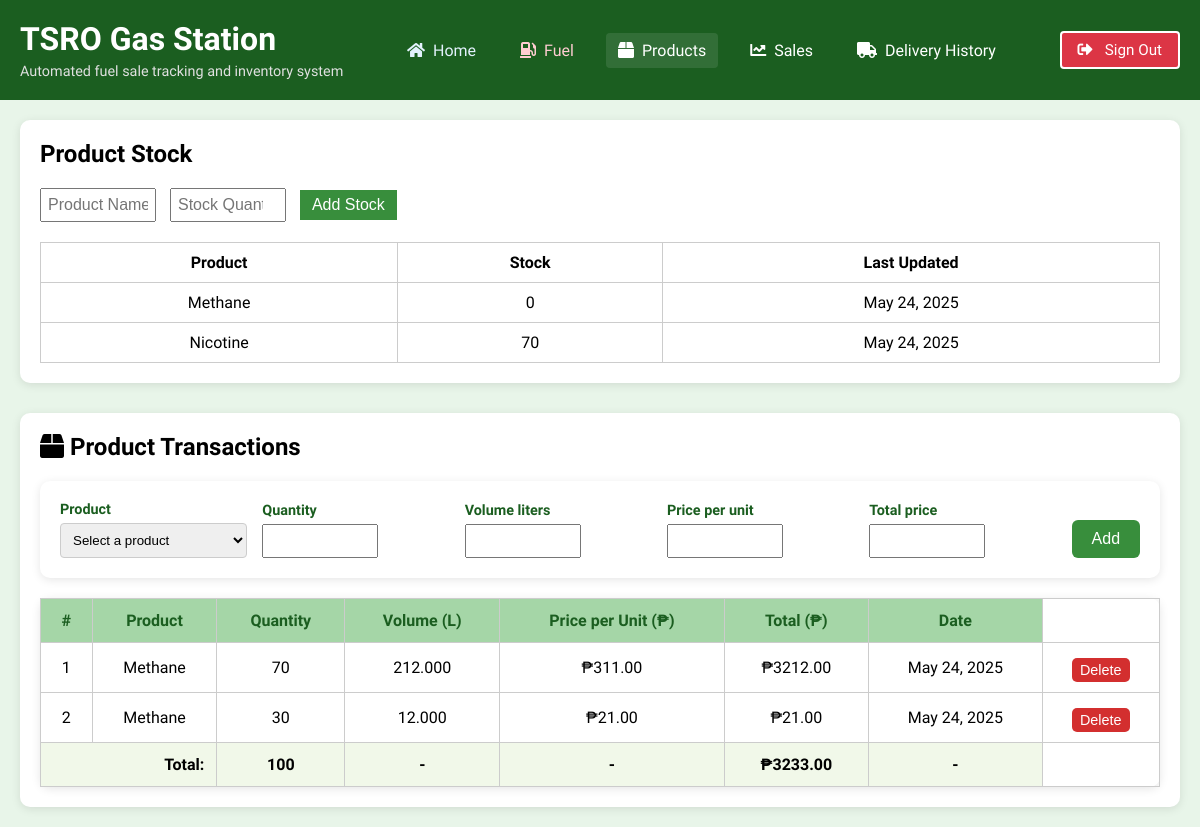
/page5/ (signed in), run on the app's committed database.
### members/models.py (models this page shows, shortened)
class ProductStock(models.Model):
    name = models.CharField(max_length=100)
    quantity = models.IntegerField(default=0)
    created_at = models.DateTimeField(auto_now_add=True)
    updated_at = models.DateTimeField(auto_now=True)
    class Meta:
        ordering = ['name']

class ProductTransaction(models.Model):
    name = models.CharField(max_length=100)
    quantity = models.PositiveIntegerField()
    volume_liters = models.DecimalField(max_digits=10, decimal_places=3)
    price_per_unit = models.DecimalField(max_digits=10, decimal_places=2)
    total_price = models.DecimalField(max_digits=10, decimal_places=2)
    created_at = models.DateTimeField(auto_now_add=True)

### members/views.py (the view)
# urls.py: path('page5/', views.product_view, name='webpage5'),
@login_required(login_url='login')
def product_view(request):
    if request.method == 'POST':
        form = ProductTransactionForm(request.POST)
        if form.is_valid():
            product_name = form.cleaned_data['name']
            quantity = form.cleaned_data['quantity']
            try:
                stock = ProductStock.objects.get(name=product_name)
                if stock.quantity >= quantity:
                    transaction = form.save()
                    stock.quantity -= quantity
                    stock.save()
                    messages.success(request, 'Transaction added successfully!')
                else:
                    messages.error(request, f'Not enough stock available. Only {stock.quantity} units left.')
            except ProductStock.DoesNotExist:
                messages.error(request, 'Product not found in stock.')
    else:
        form = ProductTransactionForm()
    transactions = ProductTransaction.objects.all().order_by('-created_at')
    stock_items = ProductStock.objects.all()
    total_quantity = sum(t.quantity for t in transactions)
    total_amount = sum(t.total_price for t in transactions)
    context = {
        'form': form,
        'transactions': transactions,
        'stock_items': stock_items,
        'total_quantity': total_quantity,
        'total_amount': total_amount,
    }
    return render(request, "product.html", context)

### members/forms.py
class ProductTransactionForm(forms.ModelForm):
    class Meta:
        model = ProductTransaction
        fields = ['name', 'quantity', 'volume_liters', 'price_per_unit', 'total_price']

### members/templates/product.html (shortened to what this page needs)
<!DOCTYPE html>
<html lang="en">
<head>
  <link href="https://cdnjs.cloudflare.com/ajax/libs/font-awesome/5.15.4/css/all.min.css" rel="stylesheet" />
</head>
<body>
  <nav>
    <div class="site-title">
      <a href="">
        <h1>TSRO Gas Station</h1>
      </a>
      <p>Automated fuel sale tracking and inventory system</p>
    </div>
    <ul>
      <li><a href="{% url 'webpage2' %}" class="home"><i class="fas fa-home"></i> Home</a></li>
      <li><a href="{% url 'webpage3' %}" class="fuel"><i class="fas fa-gas-pump"></i> Fuel</a></li>
      <li><a href="{% url 'webpage5' %}" class="activelink products"><i class="fas fa-box"></i> Products</a></li>
      <li><a href="{% url 'webpage6' %}" class="sales"><i class="fas fa-chart-line"></i> Sales</a></li>
      <li><a href="{% url 'webpage4' %}" class="history"><i class="fas fa-truck"></i> Delivery History</a></li>
    </ul>
    <a href="{% url 'webpage1' %}" class="signout-btn">
      <i class="fas fa-sign-out-alt"></i> Sign Out
    </a>
  </nav>
  <div class="container">
    <div class="product-section" style="margin-bottom: 30px;">
      <h2>Product Stock</h2>
      <form method="POST" action="{% url 'add_product_stock' %}" class="add-product-form">
        <input type="text" name="name" placeholder="Product Name" required>
        <input type="number" name="quantity" placeholder="Stock Quantity" required>
        <button type="submit">Add Stock</button>
      </form>
      <table>
        <thead>
          <tr>
            <th>Product</th>
            <th>Stock</th>
            <th>Last Updated</th>
          </tr>
        </thead>
        <tbody>
          {% for item in stock_items %}
          <tr>
            <td>{{ item.name }}</td>
            <td>{{ item.quantity }}</td>
            <td>{{ item.updated_at|date:"F d, Y" }}</td>
          </tr>
          {% empty %}
          <tr>
            <td colspan="3" style="text-align: center;">No products in stock</td>
          </tr>
          {% endfor %}
        </tbody>
      </table>
    </div>
    <div class="product-section">
      <h2><i class="fas fa-box"></i> Product Transactions</h2>
      <form method="POST" class="add-product-form"
        style="display: flex; flex-wrap: wrap; gap: 15px; margin-bottom: 20px; align-items: flex-end; background: #fff; padding: 20px; border-radius: 10px; box-shadow: 0 2px 10px rgba(0,0,0,0.1);">
        <div style="display: flex; flex-direction: column; min-width: 150px; flex: 1;">
          <label style="font-weight: 600; margin-bottom: 5px; color: #1b5e20;">Product</label>
          <select name="name" required style="padding: 8px; border: 1px solid #ccc; border-radius: 4px;">
            <option value="">Select a product</option>
          </select>
        </div>
        {% for field in form %}
          {% if field.name != 'name' %}
          <div style="display: flex; flex-direction: column; min-width: 150px; flex: 1;">
            <label style="font-weight: 600; margin-bottom: 5px; color: #1b5e20;">{{ field.label }}</label>
            {{ field }}
          </div>
          {% endif %}
        {% endfor %}
        <button type="submit"
          style="background-color: #388e3c; color: white; border: none; padding: 10px 20px; border-radius: 6px; font-size: 1rem; cursor: pointer; flex-shrink: 0;">Add</button>
      </form>
      <table id="product-table"
        style="width: 100%; border-collapse: collapse; background: white; border-radius: 10px; box-shadow: 0 2px 10px rgba(0,0,0,0.1); margin-top: 10px;">
        <thead>
          <tr style="background-color: #a5d6a7; color: #1b5e20;">
            <th style="padding: 12px; border: 1px solid #ccc;">#</th>
            <th style="padding: 12px; border: 1px solid #ccc;">Product</th>
            <th style="padding: 12px; border: 1px solid #ccc;">Quantity</th>
            <th style="padding: 12px; border: 1px solid #ccc;">Volume (L)</th>
            <th style="padding: 12px; border: 1px solid #ccc;">Price per Unit (₱)</th>
            <th style="padding: 12px; border: 1px solid #ccc;">Total (₱)</th>
            <th style="padding: 12px; border: 1px solid #ccc;">Date</th>
          </tr>
        </thead>
        <tbody>
          {% for transaction in transactions %}
          <tr>
            <td style="padding: 10px; border: 1px solid #ccc;">{{ forloop.counter }}</td>
            <td style="padding: 10px; border: 1px solid #ccc;">{{ transaction.name }}</td>
            <td style="padding: 10px; border: 1px solid #ccc;">{{ transaction.quantity }}</td>
            <td style="padding: 10px; border: 1px solid #ccc;">{{ transaction.volume_liters|floatformat:3 }}</td>
            <td style="padding: 10px; border: 1px solid #ccc;">₱{{ transaction.price_per_unit|floatformat:2 }}</td>
            <td style="padding: 10px; border: 1px solid #ccc;">₱{{ transaction.total_price|floatformat:2 }}</td>
            <td style="padding: 10px; border: 1px solid #ccc;">{{ transaction.created_at|date:"F d, Y" }}</td>
            <td style="padding: 10px; border: 1px solid #ccc;">
              <form method="POST" action="{% url 'delete_product' transaction.id %}" style="margin-top: 5px;">
  <button type="submit" class="remove-button">Delete</button>
</form>
            </td>
          </tr>
          {% empty %}
          <tr>
            <td colspan="7" style="padding: 12px; text-align: center; color: #888;">No transactions found.</td>
          </tr>
          {% endfor %}
        </tbody>
        <tfoot>
          <tr style="background-color: #f1f8e9; font-weight: bold;">
            <td colspan="2" style="padding: 12px; border: 1px solid #ccc; text-align: right;">Total:</td>
            <td style="padding: 12px; border: 1px solid #ccc;">{{ total_quantity }}</td>
            <td style="padding: 12px; border: 1px solid #ccc;">-</td>
            <td style="padding: 12px; border: 1px solid #ccc;">-</td>
            <td style="padding: 12px; border: 1px solid #ccc;">₱{{ total_amount }}</td>
            <td style="padding: 12px; border: 1px solid #ccc;">-</td>
          </tr>
        </tfoot>
      </table>
    </div>
  </div>
</body>
</html>

### members/templates/product.html (style rules this page uses)
body { font-family: 'Segoe UI', sans-serif; background-color: #e8f5e9; margin: 0; padding: 0; overflow-y: auto; }
nav { position: sticky; top: 0; background-color: #1b5e20; display: flex; justify-content: space-between; align-items: center; padding: 20px; flex-wrap: wrap; z-index: 1000; }
.site-title a { text-decoration: none; color: white; }
.site-title h1 { font-size: 2rem; margin: 0; }
.site-title p { margin: 5px 0 0; font-size: 0.9rem; color: #e0e0e0; }
nav ul { display: flex; list-style: none; gap: 20px; padding: 0; margin: 0; }
nav li a { text-decoration: none; color: white; display: flex; align-items: center; padding: 8px 12px; border-radius: 4px; }
nav li a.fuel { color: #ffcdd2; }
nav li a.products { color: #fff9c4; }
nav li a.home { color: #e3f2fd; }
nav li a.activelink { background-color: rgba(255, 255, 255, 0.1); color: white; }
nav li a i { margin-right: 8px; }
.signout-btn { background-color: #dc3545; color: white; border: 2px solid white; padding: 8px 16px; border-radius: 4px; cursor: pointer; display: flex; align-items: center; gap: 8px; font-size: 0.95rem; transition: background-color 0.2s; text-decoration: none; }
.signout-btn i { margin-right: 4px; }
.container { padding: 20px; }
.product-section { background: white; padding: 20px; border-radius: 10px; box-shadow: 0 2px 10px rgba(0, 0, 0, 0.1); }
.product-section h2 { margin-top: 0; }
.add-product-form input { padding: 6px; margin-right: 10px; font-size: 1rem; width: 100px; }
.add-product-form label { font-size: 0.9rem; margin-right: 5px; }
.add-product-form button { padding: 6px 12px; background-color: #388e3c; color: white; border: none; cursor: pointer; font-size: 1rem; }
table { width: 100%; border-collapse: collapse; margin-top: 20px; }
table, th, td { border: 1px solid #ccc; }
th, td { padding: 10px; text-align: center; }
.remove-button { background-color: #d32f2f; color: white; border: none; padding: 4px 8px; cursor: pointer; font-size: 0.9rem; border-radius: 5px; }

### data on the page
ProductStock: name "Methane", quantity "0", updated_at "May 24, 2025"
ProductStock: name "Nicotine", quantity "70", updated_at "May 24, 2025"

### other printed values
{{ field.label }} "Quantity" "Volume liters" "Price per unit" "Total price"
{{ total_quantity }} "100"
{{ total_amount }} "3233.00"
